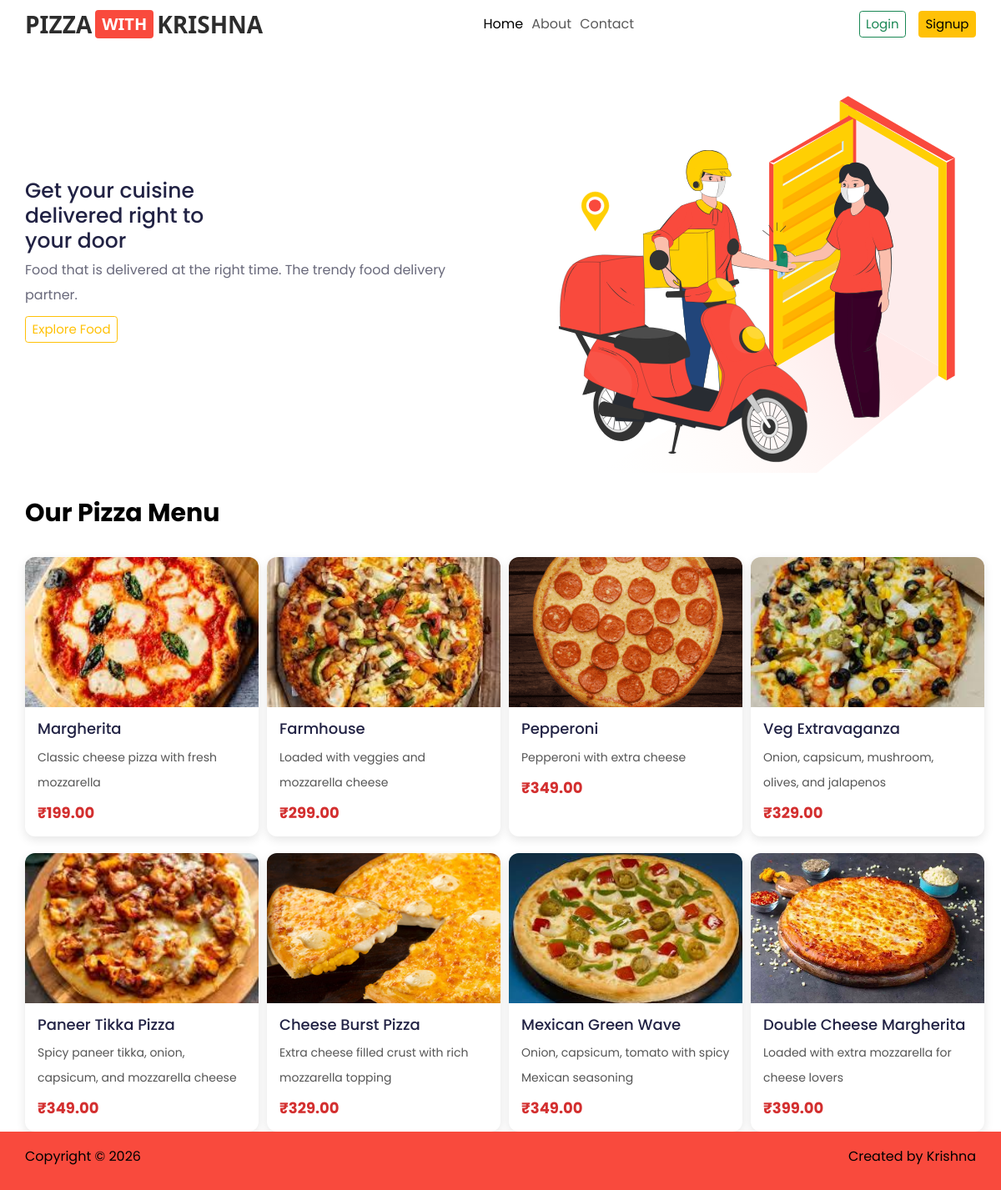
The page / on the database its author committed.
### pizzaservice/models.py (models this page shows, shortened)
class Pizza(models.Model):
    name = models.CharField(max_length=100)
    price = models.DecimalField(max_digits=8, decimal_places=2)
    photo = models.ImageField(upload_to='pizzas/')
    info = models.TextField()

### pizzaservice/views.py (the view)
# urls.py: path('',views.index,name='home'),
def index(request):
    pizzas = Pizza.objects.all()
    return render(request,'index.html',{'pizzas':pizzas})

### templates/index.html (shortened to what this page needs)
<html lang="en">
<head>
  {% load static %}
  <link rel="stylesheet" href="https://unpkg.com/swiper/swiper-bundle.min.css" />
  <link href="https://unpkg.com/boxicons@2.0.9/css/boxicons.min.css" rel="stylesheet" />
  <link href="https://cdn.jsdelivr.net/npm/bootstrap@5.3.8/dist/css/bootstrap.min.css" rel="stylesheet">
  <link rel="stylesheet" href="{% static 'css/styles.css' %}" />
</head>
<body>
  <header class="header">
    <nav class="navbar navbar-expand-lg navbar-light bg-transparent">
      <div class="container">
        <a class="navbar-brand d-flex align-items-center" href="#">
          <div class="logo-text">
            PIZZA<span>WITH</span>KRISHNA
          </div>
        </a>
        <div class="collapse navbar-collapse" id="mainNavbar">
          <ul class="navbar-nav mx-auto mb-2 mb-lg-0">
            <li class="nav-item">
              <a class="nav-link active" href="#">Home</a>
            </li>
            <li class="nav-item">
              <a class="nav-link" href="/about">About</a>
            </li>
            <li class="nav-item">
              <a class="nav-link" href="#">Contact</a>
            </li>
          </ul>
          {% if user.is_authenticated %}
          <button type="button" class="btn btn-primary fs-4 mx-4 position-relative" data-bs-toggle="modal"
            data-bs-target="#exampleModal" onclick="renderCart();">
            Cart
            <span id="countItem"
              class="position-absolute top-0 start-100 translate-middle badge rounded-pill bg-danger">
              <span class="visually-hidden">items in cart</span>
            </span>
          </button>
          <div class="modal fade fs-4" id="exampleModal" tabindex="-1" aria-labelledby="exampleModalLabel"
            aria-hidden="true">
            <div class="modal-dialog fs-3">
              <div class="modal-content">
                <div class="modal-header">
                  <h1 class="modal-title fs-4" id="exampleModalLabel">Modal title</h1>
                  <button type="button" class="btn-close" data-bs-dismiss="modal" aria-label="Close"></button>
                </div>
                <div class="modal-body fs-3" id="modal-data">
                  <table id="cart-table">
                    <tr>
                      <th>Pizza</th>
                      <th>Qty</th>
                      <th>Price</th>
                      <th>Action</th>
                    </tr>
                  </table>
                  <h3>Total: ₹<span id="total">0</span></h3>
                </div>
                <div class="modal-footer fs-4">
                  <button type="button" class="btn btn-secondary" data-bs-dismiss="modal">Close</button>
                  <button type="button" class="btn btn-primary" onclick="checkout()">Order</button>
                </div>
              </div>
            </div>
          </div>
          <a type="button" class="btn btn-danger fs-4" href="/logout/">Logout</a>
          {% else %}
          <button type="button" class="btn btn-outline-success fs-4 mx-4" data-bs-toggle="modal"
            data-bs-target="#loginmodal">
            Login
          </button>
        </div>
        <button type="button" class="btn btn-warning fs-4" data-bs-toggle="modal" data-bs-target="#signupmodal">
          Signup
        </button>
        {% endif %}
      </div>
    </nav>
  </header>
  <section class="home">
    <div class="container d-flex align-items-center ">
      <div class="col">
        <h1>
          Get your cuisine <br>
          delivered right to <br>
          <span class="color">your door</span>
        </h1>
        <p>
          Food that is delivered at the right time.
          The trendy food delivery partner.
        </p>
        <a href="#menu" class="btn btn-outline-warning fs-4">Explore Food</a>
      </div>
      <div class="col">
        <img src="{% static 'images/delivery-guy.svg' %}" alt="">
      </div>
    </div>
  </section>
  <section class="container">
    <h1 id="menu" class="display-5 fw-bold text-body-emphasis py-5">Our Pizza Menu</h1>
    <div class="pizza-grid">
      {% for pizza in pizzas %}
      <div class="pizza-card">
        <img src="{{ pizza.photo.url }}" alt="{{ pizza.name }}">
        <div class="pizza-content">
          <h3>{{ pizza.name }}</h3>
          <p class="description">{{ pizza.info }}</p>
          <div class="pizza-footer">
            <span class="price">₹{{ pizza.price }}</span>
          </div>
        </div>
      </div>
      {% endfor %}
    </div>
  </section>
  <footer class="footer-bottom">
    <div class="container d-flex justify-content-between">
      <p style="color: black;">Copyright © 2026</p>
      <p style="color: black;">Created by Krishna</p>
    </div>
  </footer>
</body>
</html>

### static/css/styles.css (style rules this page uses)
:root { --primary-color: #f94a3d; --yellow-color: #ffcf03; --black-color: #212244; --default-color: #69697b; --deep-yellow: #ff9401; --yellow-color-1: #ffe507; --red-color-1: #e83b2e; --red-color-2: #ee3e32; --light-red-color: #fdecec; --grey-color: #eaeaea; --grey-color-1: #f8f8f8; --white-color: #fff; --box-shadow: 0 5px 15px rgba(0, 0, 0, 0.1); }
html { font-size: 62.5%; box-sizing: border-box; }
body { font-family: "Poppins", sans-serif; font-size: 1.6rem; font-weight: 400; color: var(--default-color); }
h1, h2, h3, h4 { color: var(--black-color); line-height: 1.2; font-weight: 500; }
a { text-decoration: none; color: inherit; }
li { list-style-type: none; }
section { overflow: hidden; }
p { line-height: 3rem; }
img { max-width: 100%; height: auto; }
.container { max-width: 120rem; padding: 0 3rem; }
.d-flex { display: flex; align-items: center; }
.footer-bottom { background-color: var(--primary-color); padding: 1.5rem 0; }
.pizza-card { width: 280px; border-radius: 12px; overflow: hidden; background: #ffffff; box-shadow: 0 4px 12px rgba(0,0,0,0.1); transition: transform 0.2s ease; }
.pizza-card img { width: 100%; height: 180px; object-fit: cover; }
.pizza-content { padding: 15px; }
.pizza-content h3 { margin: 0; font-size: 18px; }
.description { font-size: 14px; color: #555; margin: 8px 0; }
.pizza-footer { display: flex; justify-content: space-between; align-items: center; }
.price { font-size: 18px; font-weight: bold; color: #d32f2f; }
.pizza-grid { display: grid; grid-template-columns: repeat(auto-fill, minmax(260px, 1fr)); gap: 20px; }

### templates/index.html (style rules this page uses)
.logo-text { font-family: 'Segoe UI', Roboto, Helvetica, Arial, sans-serif; font-size: 28px; font-weight: 900; text-transform: uppercase; display: flex; align-items: center; color: #2d2d2d; }
.logo-text span { background-color: #f94a3d; color: #fff; padding: 2px 8px; margin: 0 4px; border-radius: 4px; font-size: 20px; font-weight: 700; }

### rows shown on the page
Pizza: photo (picture), name "Margherita", info "Classic cheese pizza with fresh mozzarella", price "199.00"
Pizza: photo (picture), name "Farmhouse", info "Loaded with veggies and mozzarella cheese", price "299.00"
Pizza: photo (picture), name "Pepperoni", info "Pepperoni with extra cheese", price "349.00"
Pizza: photo (picture), name "Veg Extravaganza", info "Onion, capsicum, mushroom, olives, and jalapenos", price "329.00"
Pizza: photo (picture), name "Paneer Tikka Pizza", info "Spicy paneer tikka, onion, capsicum, and mozzarella cheese", price "349.00"
Pizza: photo (picture), name "Cheese Burst Pizza", info "Extra cheese filled crust with rich mozzarella topping", price "329.00"
Pizza: photo (picture), name "Mexican Green Wave", info "Onion, capsicum, tomato with spicy Mexican seasoning", price "349.00"
Pizza: photo (picture), name "Double Cheese Margherita", info "Loaded with extra mozzarella for cheese lovers", price "399.00"
